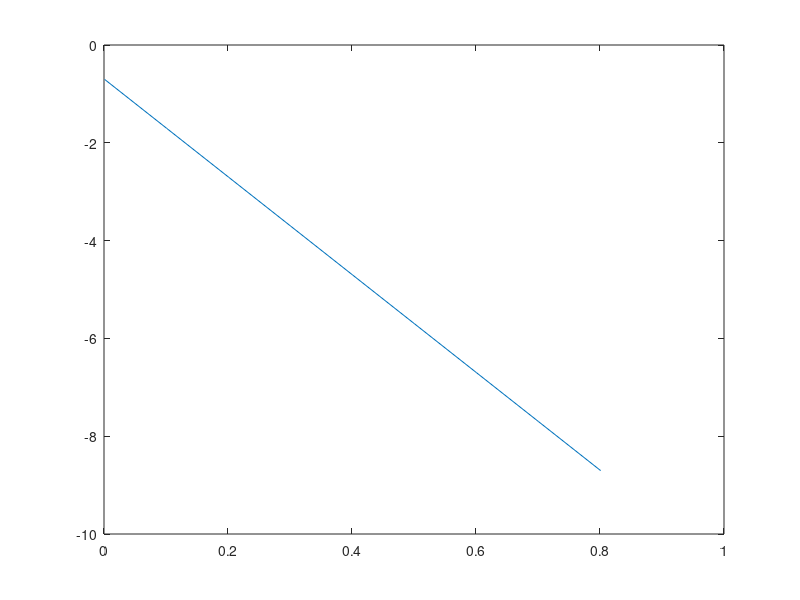

Here is the MATLAB script that generated this plot: (Note: this script raises an error after producing the figure.)
t=0.001:0.1:0.9;
alpha=0.5;
beta=10;
p=alpha*exp(-beta.*t);
w = 0.003 * randn(length(t),1);   
%p=p+w';
p1=real(log(p))
plot(t,p1)
Y=p1';
tr_expected=0.1;
[alpha_all,beta_all,time_w,w_L2]=L2_opt(Y,tr_expected,0);
[alpha_all2,beta_all2,time_w]=L2_opt2(Y,tr_expected);